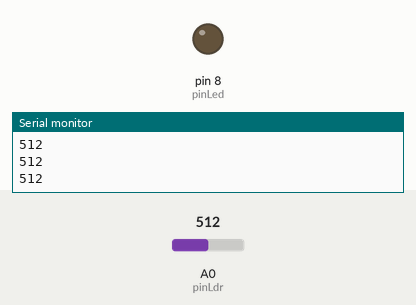
The sketch below on a simulated Arduino Uno, built with avr-gcc and run on an emulated ATmega328P. Parts: output pins drawn as LEDs (lit = HIGH), the last lines printed to the serial monitor. The test bench sets the inputs (shaded band); at power-on: A0 (pinLdr) = 512.

Above: at 1.2 s.
1.3 s: A0 (pinLdr) set to 7
2.8 s: A0 (pinLdr) set to 4
At 3.3 s:
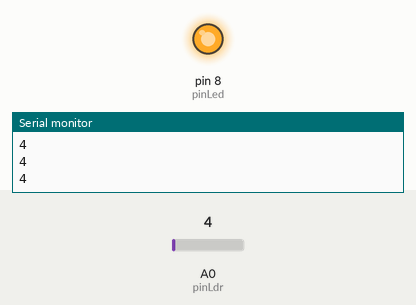
4.3 s: A0 (pinLdr) set to 122
At 4.6 s:
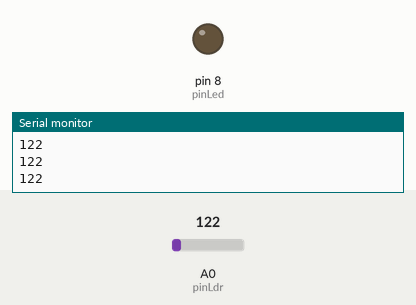
5.8 s: A0 (pinLdr) set to 0
At 6.9 s:
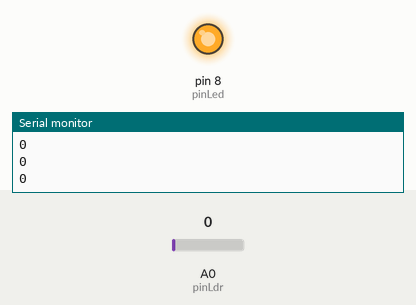
Timing chart, 0 to 8.3 s (numbered marks = the images above; inputs shaded):
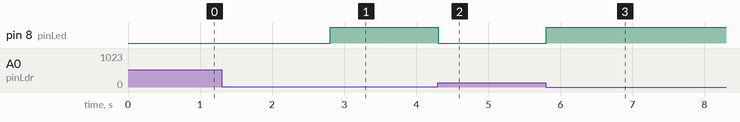

Measured:
- the behaviour switches between 6 and 5 on A0 (pinLdr) (found by bisection; images 0 and 1)
- after the input at 2.8 s, pin 8 (pinLed): LOW → HIGH at once
- after the input at 4.3 s, pin 8 (pinLed): HIGH → LOW at once
- after the input at 5.8 s, pin 8 (pinLed): LOW → HIGH at once

The sketch:

control_led_with_ldrTransistor.ino
```cpp
int pinLdr = A0;
int pinLed = 8;

void setup() {
  // put your setup code here, to run once:
  Serial.begin(9600);
  pinMode(pinLdr, INPUT);
  pinMode(pinLed, OUTPUT);
}

void loop() {
  // put your main code here, to run repeatedly:
  int nilaiLdr = analogRead(pinLdr);
  Serial.println(nilaiLdr);

  if(nilaiLdr > 5) {
    digitalWrite(pinLed, LOW);
  } else {
    digitalWrite(pinLed, HIGH);
  }
}
```
